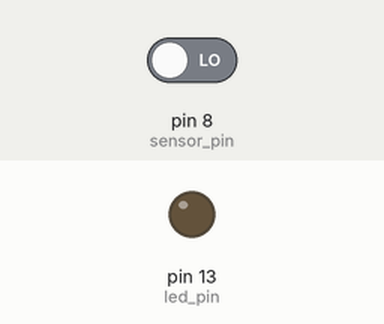
Simulated run of this sketch. Board: Arduino Uno, built with avr-gcc and run on an emulated ATmega328P. On the bench: output pins drawn as LEDs (lit = HIGH). The inputs (shaded band) are chosen by the test bench; at power-on: pin 8 (sensor_pin) LOW.

Above: at 2.8 s.
2.9 s: pin 8 (sensor_pin) driven HIGH
At 3.7 s:
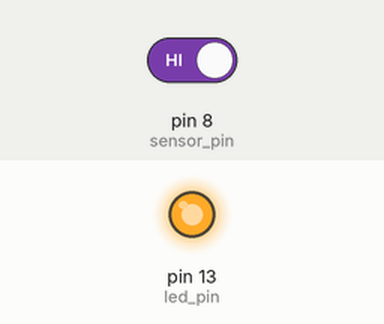
4.5 s: pin 8 (sensor_pin) driven LOW
At 4.9 s:
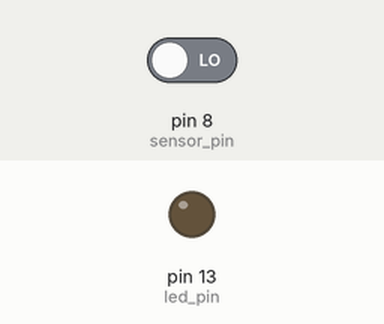
Timing chart, 0 to 7.5 s (numbered marks = the images above; inputs shaded):
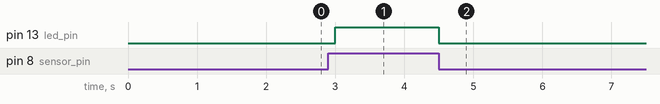

Measured:
- after the input at 2.9 s, pin 13 (led_pin): LOW → HIGH after 0.10 s
- after the input at 4.5 s, pin 13 (led_pin): HIGH → LOW at once

The sketch:

moisture_sensor_digital.ino
```cpp
int led_pin =13;
int sensor_pin =8;

void setup() {
  pinMode(led_pin, OUTPUT);
  pinMode(sensor_pin, INPUT);
}

void loop() {
  if(digitalRead(sensor_pin) == HIGH){
    digitalWrite(led_pin, HIGH);
  } else {
    digitalWrite(led_pin, LOW);
    delay(1000);
  }
}
```
